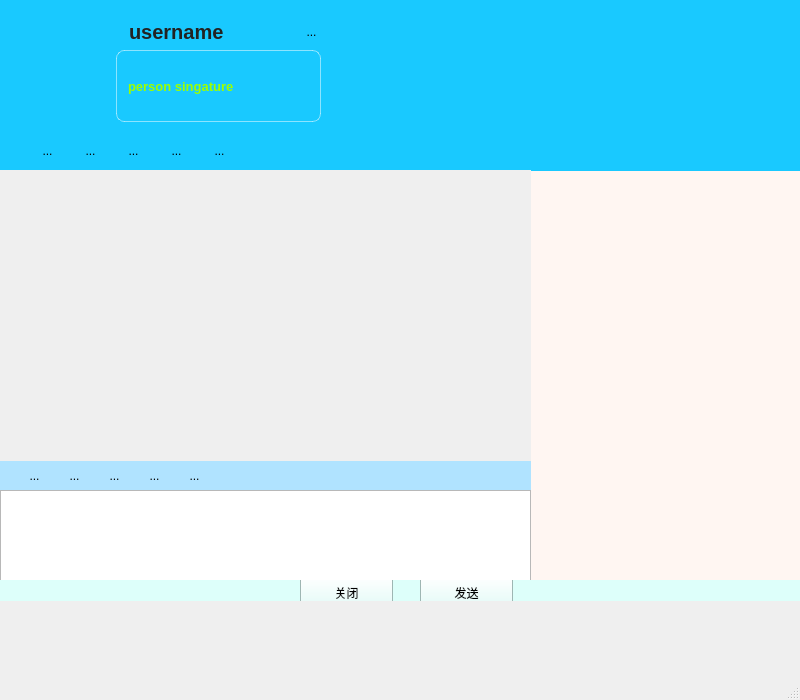
<?xml version="1.0" encoding="UTF-8"?>
<ui version="4.0">
 <class>MainWindow</class>
 <widget class="QMainWindow" name="MainWindow">
  <property name="geometry">
   <rect>
    <x>0</x>
    <y>0</y>
    <width>800</width>
    <height>700</height>
   </rect>
  </property>
  <property name="minimumSize">
   <size>
    <width>800</width>
    <height>620</height>
   </size>
  </property>
  <property name="maximumSize">
   <size>
    <width>800</width>
    <height>700</height>
   </size>
  </property>
  <property name="windowTitle">
   <string>MainWindow</string>
  </property>
  <property name="styleSheet">
   <string notr="true"/>
  </property>
  <widget class="QWidget" name="centralwidget">
   <widget class="QWidget" name="gridLayoutWidget">
    <property name="geometry">
     <rect>
      <x>20</x>
      <y>20</y>
      <width>301</width>
      <height>102</height>
     </rect>
    </property>
    <layout class="QGridLayout" name="gridLayout">
     <item row="0" column="1">
      <widget class="QLabel" name="name_label">
       <property name="styleSheet">
        <string notr="true"> QLabel {
        font-family: &quot;微软雅黑&quot;, &quot;PingFang SC&quot;, &quot;Source Han Sans CN&quot;, sans-serif; 
        font-size: 20px;
        font-weight: 700; 
        color: #222222; 
		padding-left: 8px;
    }</string>
       </property>
       <property name="frameShape">
        <enum>QFrame::Shape::NoFrame</enum>
       </property>
       <property name="text">
        <string>username</string>
       </property>
      </widget>
     </item>
     <item row="0" column="0" rowspan="2">
      <widget class="QLabel" name="img_label">
       <property name="minimumSize">
        <size>
         <width>90</width>
         <height>90</height>
        </size>
       </property>
       <property name="maximumSize">
        <size>
         <width>90</width>
         <height>90</height>
        </size>
       </property>
       <property name="text">
        <string/>
       </property>
      </widget>
     </item>
     <item row="0" column="2">
      <widget class="QToolButton" name="rename_Button">
       <property name="styleSheet">
        <string notr="true">    QToolButton {
        border: none; /* 无默认边框 */
        background-color: transparent; /* 透明背景 */
    }
    QToolButton:hover {
        background-color: rgba(255, 255, 255, 0.3); /* 鼠标悬浮时轻微高亮 */
        border-radius: 3px; /* 圆角，更柔和 */
    }</string>
       </property>
       <property name="text">
        <string>...</string>
       </property>
      </widget>
     </item>
     <item row="1" column="1" colspan="2">
      <widget class="QLabel" name="person_signature_label">
       <property name="styleSheet">
        <string notr="true">QLabel {
		color: rgb(157, 255, 0);
        font-family: &quot;新宋体&quot;, &quot;PingFang SC&quot;, sans-serif;
        font-size: 13px;
        font-weight: 700;
        background: linear-gradient(45deg, #FF9A9E, #FAD0C4, #FECFEF, #E0C3FC);
        /* 圆角，避免生硬 */
        border-radius: 8px;
        /* 内边距，让文字和背景有间距 */
        padding: 2px 8px;
        /* 轻微阴影，提升立体感 */
        border: 1px solid rgba(255, 255, 255, 0.5);
    }</string>
       </property>
       <property name="text">
        <string>person singature</string>
       </property>
      </widget>
     </item>
    </layout>
   </widget>
   <widget class="QWidget" name="up_widget" native="true">
    <property name="geometry">
     <rect>
      <x>0</x>
      <y>0</y>
      <width>801</width>
      <height>171</height>
     </rect>
    </property>
    <property name="styleSheet">
     <string notr="true">background-color: rgb(25, 201, 255);</string>
    </property>
    <widget class="QWidget" name="horizontalLayoutWidget">
     <property name="geometry">
      <rect>
       <x>20</x>
       <y>130</y>
       <width>231</width>
       <height>41</height>
      </rect>
     </property>
     <layout class="QHBoxLayout" name="horizontalLayout">
      <item>
       <widget class="QToolButton" name="sendfile_Button">
        <property name="styleSheet">
         <string notr="true">    QToolButton {
        border: none; /* 无默认边框 */
        background-color: transparent; /* 透明背景 */
    }
    QToolButton:hover {
        background-color: rgba(255, 255, 255, 0.3); /* 鼠标悬浮时轻微高亮 */
        border-radius: 3px; /* 圆角，更柔和 */
    }</string>
        </property>
        <property name="text">
         <string>...</string>
        </property>
       </widget>
      </item>
      <item>
       <widget class="QToolButton" name="saying_Button">
        <property name="styleSheet">
         <string notr="true">    QToolButton {
        border: none; /* 无默认边框 */
        background-color: transparent; /* 透明背景 */
    }
    QToolButton:hover {
        background-color: rgba(255, 255, 255, 0.3); /* 鼠标悬浮时轻微高亮 */
        border-radius: 3px; /* 圆角，更柔和 */
    }</string>
        </property>
        <property name="text">
         <string>...</string>
        </property>
       </widget>
      </item>
      <item>
       <widget class="QToolButton" name="remote_Button">
        <property name="styleSheet">
         <string notr="true">    QToolButton {
        border: none; /* 无默认边框 */
        background-color: transparent; /* 透明背景 */
    }
    QToolButton:hover {
        background-color: rgba(255, 255, 255, 0.3); /* 鼠标悬浮时轻微高亮 */
        border-radius: 3px; /* 圆角，更柔和 */
    }</string>
        </property>
        <property name="text">
         <string>...</string>
        </property>
       </widget>
      </item>
      <item>
       <widget class="QToolButton" name="design_Button">
        <property name="styleSheet">
         <string notr="true">    QToolButton {
        border: none; /* 无默认边框 */
        background-color: transparent; /* 透明背景 */
    }
    QToolButton:hover {
        background-color: rgba(255, 255, 255, 0.3); /* 鼠标悬浮时轻微高亮 */
        border-radius: 3px; /* 圆角，更柔和 */
    }</string>
        </property>
        <property name="text">
         <string>...</string>
        </property>
       </widget>
      </item>
      <item>
       <widget class="QToolButton" name="addmessage_Button">
        <property name="styleSheet">
         <string notr="true">    QToolButton {
        border: none; /* 无默认边框 */
        background-color: transparent; /* 透明背景 */
    }
    QToolButton:hover {
        background-color: rgba(255, 255, 255, 0.3); /* 鼠标悬浮时轻微高亮 */
        border-radius: 3px; /* 圆角，更柔和 */
    }</string>
        </property>
        <property name="text">
         <string>...</string>
        </property>
       </widget>
      </item>
     </layout>
    </widget>
    <widget class="QLabel" name="label">
     <property name="geometry">
      <rect>
       <x>410</x>
       <y>20</y>
       <width>371</width>
       <height>111</height>
      </rect>
     </property>
     <property name="text">
      <string/>
     </property>
    </widget>
   </widget>
   <widget class="QScrollArea" name="scrollArea">
    <property name="geometry">
     <rect>
      <x>0</x>
      <y>170</y>
      <width>531</width>
      <height>291</height>
     </rect>
    </property>
    <property name="styleSheet">
     <string notr="true">QScrollArea { border: none; background-color: white; }</string>
    </property>
    <property name="widgetResizable">
     <bool>true</bool>
    </property>
    <widget class="QWidget" name="scrollAreaWidgetContents">
     <property name="geometry">
      <rect>
       <x>0</x>
       <y>0</y>
       <width>531</width>
       <height>291</height>
      </rect>
     </property>
     <widget class="QWidget" name="chat_widget" native="true">
      <property name="geometry">
       <rect>
        <x>0</x>
        <y>0</y>
        <width>531</width>
        <height>291</height>
       </rect>
      </property>
      <property name="styleSheet">
       <string notr="true"/>
      </property>
      <widget class="QWidget" name="verticalLayoutWidget">
       <property name="geometry">
        <rect>
         <x>10</x>
         <y>0</y>
         <width>511</width>
         <height>291</height>
        </rect>
       </property>
       <layout class="QVBoxLayout" name="chat_VLayout"/>
      </widget>
     </widget>
    </widget>
   </widget>
   <widget class="QWidget" name="widget" native="true">
    <property name="geometry">
     <rect>
      <x>0</x>
      <y>580</y>
      <width>801</width>
      <height>21</height>
     </rect>
    </property>
    <property name="styleSheet">
     <string notr="true">background-color: rgb(221, 255, 250);</string>
    </property>
    <widget class="QPushButton" name="shift_Button">
     <property name="geometry">
      <rect>
       <x>300</x>
       <y>-3</y>
       <width>93</width>
       <height>31</height>
      </rect>
     </property>
     <property name="styleSheet">
      <string notr="true">QPushButton::pressed,QPushButton::checked
{&quot;
        &quot;color: #FFFFFF;&quot;
        &quot;background-color: qlineargradient(spread:pad, x1:0, y1:0, x2:0, y2:1, stop:0 #273c75, stop:1 #487eb0);&quot;
    &quot;
}
</string>
     </property>
     <property name="text">
      <string>关闭</string>
     </property>
    </widget>
    <widget class="QPushButton" name="send_Button">
     <property name="geometry">
      <rect>
       <x>420</x>
       <y>-3</y>
       <width>93</width>
       <height>31</height>
      </rect>
     </property>
     <property name="styleSheet">
      <string notr="true">QPushButton::pressed,QPushButton::checked
{&quot;
        &quot;color: #FFFFFF;&quot;
        &quot;background-color: qlineargradient(spread:pad, x1:0, y1:0, x2:0, y2:1, stop:0 #273c75, stop:1 #487eb0);&quot;
    &quot;
}
</string>
     </property>
     <property name="text">
      <string>发送</string>
     </property>
    </widget>
   </widget>
   <widget class="QWidget" name="widget_2" native="true">
    <property name="geometry">
     <rect>
      <x>0</x>
      <y>460</y>
      <width>531</width>
      <height>131</height>
     </rect>
    </property>
    <widget class="QWidget" name="widget_3" native="true">
     <property name="geometry">
      <rect>
       <x>0</x>
       <y>0</y>
       <width>531</width>
       <height>31</height>
      </rect>
     </property>
     <property name="styleSheet">
      <string notr="true">background-color: rgb(176, 227, 255);</string>
     </property>
     <widget class="QWidget" name="horizontalLayoutWidget_2">
      <property name="geometry">
       <rect>
        <x>10</x>
        <y>0</y>
        <width>211</width>
        <height>31</height>
       </rect>
      </property>
      <layout class="QHBoxLayout" name="horizontalLayout_2">
       <item>
        <widget class="QToolButton" name="font_Button">
         <property name="styleSheet">
          <string notr="true">    QToolButton {
        border: none; /* 无默认边框 */
        background-color: transparent; /* 透明背景 */
    }
    QToolButton:hover {
        background-color: rgba(255, 255, 255, 0.3); /* 鼠标悬浮时轻微高亮 */
        border-radius: 3px; /* 圆角，更柔和 */
    }</string>
         </property>
         <property name="text">
          <string>...</string>
         </property>
        </widget>
       </item>
       <item>
        <widget class="QToolButton" name="face_Button">
         <property name="styleSheet">
          <string notr="true">    QToolButton {
        border: none; /* 无默认边框 */
        background-color: transparent; /* 透明背景 */
    }
    QToolButton:hover {
        background-color: rgba(255, 255, 255, 0.3); /* 鼠标悬浮时轻微高亮 */
        border-radius: 3px; /* 圆角，更柔和 */
    }</string>
         </property>
         <property name="text">
          <string>...</string>
         </property>
        </widget>
       </item>
       <item>
        <widget class="QToolButton" name="picture_Button">
         <property name="styleSheet">
          <string notr="true">    QToolButton {
        border: none; /* 无默认边框 */
        background-color: transparent; /* 透明背景 */
    }
    QToolButton:hover {
        background-color: rgba(255, 255, 255, 0.3); /* 鼠标悬浮时轻微高亮 */
        border-radius: 3px; /* 圆角，更柔和 */
    }</string>
         </property>
         <property name="text">
          <string>...</string>
         </property>
        </widget>
       </item>
       <item>
        <widget class="QToolButton" name="message_Button">
         <property name="styleSheet">
          <string notr="true">    QToolButton {
        border: none; /* 无默认边框 */
        background-color: transparent; /* 透明背景 */
    }
    QToolButton:hover {
        background-color: rgba(255, 255, 255, 0.3); /* 鼠标悬浮时轻微高亮 */
        border-radius: 3px; /* 圆角，更柔和 */
    }</string>
         </property>
         <property name="text">
          <string>...</string>
         </property>
        </widget>
       </item>
       <item>
        <widget class="QToolButton" name="reconnect_Button">
         <property name="styleSheet">
          <string notr="true">    QToolButton {
        border: none; /* 无默认边框 */
        background-color: transparent; /* 透明背景 */
    }
    QToolButton:hover {
        background-color: rgba(255, 255, 255, 0.3); /* 鼠标悬浮时轻微高亮 */
        border-radius: 3px; /* 圆角，更柔和 */
    }</string>
         </property>
         <property name="text">
          <string>...</string>
         </property>
        </widget>
       </item>
      </layout>
     </widget>
    </widget>
    <widget class="QTextEdit" name="input_Edit">
     <property name="geometry">
      <rect>
       <x>0</x>
       <y>30</y>
       <width>531</width>
       <height>101</height>
      </rect>
     </property>
    </widget>
   </widget>
   <widget class="QWidget" name="widget_4" native="true">
    <property name="geometry">
     <rect>
      <x>529</x>
      <y>169</y>
      <width>271</width>
      <height>421</height>
     </rect>
    </property>
    <property name="styleSheet">
     <string notr="true">background-color: rgb(255, 246, 242);</string>
    </property>
    <widget class="QWidget" name="verticalLayoutWidget_2">
     <property name="geometry">
      <rect>
       <x>9</x>
       <y>0</y>
       <width>261</width>
       <height>411</height>
      </rect>
     </property>
     <layout class="QVBoxLayout" name="File_VLayout"/>
    </widget>
   </widget>
   <zorder>widget_4</zorder>
   <zorder>widget_2</zorder>
   <zorder>up_widget</zorder>
   <zorder>gridLayoutWidget</zorder>
   <zorder>scrollArea</zorder>
   <zorder>widget</zorder>
  </widget>
  <widget class="QMenuBar" name="menubar">
   <property name="geometry">
    <rect>
     <x>0</x>
     <y>0</y>
     <width>800</width>
     <height>25</height>
    </rect>
   </property>
  </widget>
  <widget class="QStatusBar" name="statusbar"/>
 </widget>
 <resources/>
 <connections/>
</ui>
